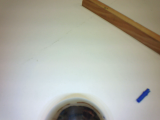
#> input picture ml_data/victims/victims/1651948190.4058802.png, 160 x 120 px, given in place of 1651946284.400168.png, which was not available
$ python create_regions.py
#> lines starting #> are read from the running program, lines starting #| are printed output that depends on the picture; pictures that were not available may be replaced by others from this repository, and a replacement may not be noted
import cv2
import os
import numpy as np

# Input are 640x480 rgb images in folder and CSV file
# Output are 16 40x480 regions organized into folders

VICTIMS_IN = "../../ml_data/victims/victims"
NO_VICTIMS_IN = "../../ml_data/victims/no_victims"
CSV_PATH = "out.csv"

LIVING_VICTIM_OUT = "../../ml_data/victims/input_regions/living"
DEAD_VICTIM_OUT = "../../ml_data/victims/input_regions/dead"
NO_VICTIM_OUT = "../../ml_data/victims/input_regions/no_victim"

EMPTY_REGION = np.ones((480, 40), dtype=np.uint8) * 255

with open(CSV_PATH, "r") as f:
#> (reads scripts/victim_ml/out.csv from the repository)
	for row in f.readlines():
		cols = row.split(',')

		image = cv2.imread(VICTIMS_IN + "/" + cols[0])
#> image is the input picture: shape (120, 160, 3); mean B, G, R 163.2, 173.5, 174.1
		image = cv2.cvtColor(image, cv2.COLOR_BGR2GRAY)
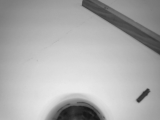
#> image: shape (120, 160); min 23, max 234, mean 172.5

		last_region = EMPTY_REGION.copy()
		next_region = image[0:480, 40:80]
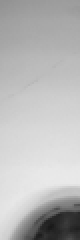
#> next_region: shape (120, 40) (shown 2 times larger); min 24, max 233, mean 185.1

		for x in range(16):
			region_xmin = x*40
			region_xmax = (x+1)*40
			region = image[0:480, region_xmin:region_xmax]

			has_victim = False
			dead = False

			for i in range(int(cols[1])):
				j = 2 + i*5
				xmin = float(cols[j + 1])
				xmax = float(cols[j + 3])
				dead = (int(cols[j]) == 1)

				if (xmin < region_xmin < xmax) or (xmin < region_xmax < xmax):
					has_victim = True
					break

			filename = cols[0][:-4] + "_" + str(x) + ".png"
			output_dir = NO_VICTIM_OUT

			composite_region = None

			if has_victim:
				composite_region = np.concatenate((last_region, region, next_region), axis=1)
				if dead:
					output_dir = DEAD_VICTIM_OUT
				else:
					output_dir = LIVING_VICTIM_OUT
			else:
				flipped_region = np.flip(region, axis=1)
				composite_region = np.concatenate((flipped_region, region.copy(), flipped_region.copy()), axis=1)

			print(output_dir + "/" + filename)

			cv2.imwrite(output_dir + "/" + filename, region)

			last_region = region
			if(x == 14):
				next_region = EMPTY_REGION.copy()
			else:
				next_region = image[0:480, (x+2)*40:(x+3)*40]
#> this loop made 16 passes
#> pass 1, `region = image[0:480, region_xmin:region_xmax]`:
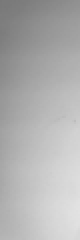
#> region: shape (120, 40) (shown 2 times larger); min 120, max 227, mean 176.7
#> pass 1, `flipped_region = np.flip(region, axis=1)`:
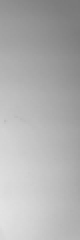
#> flipped_region: shape (120, 40) (shown 2 times larger); min 120, max 227, mean 176.7
#> pass 1, `composite_region = np.concatenate((flipped_region, region.copy(), flip..`:
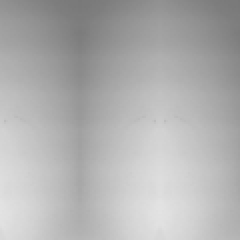
#> composite_region: shape (120, 120) (shown 2 times larger); min 120, max 227, mean 176.7
#> pass 1, `next_region = image[0:480, (x+2)*40:(x+3)*40]`:
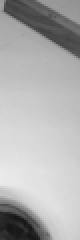
#> next_region: shape (120, 40) (shown 2 times larger); min 23, max 234, mean 176
#> pass 2 of the loop `for row in f.readlines():`:
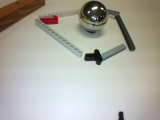
#> input picture ml_data/victims/victims/1651948332.8038914.png, 160 x 120 px, given in place of 1651946304.801748.png, which was not available
#> image is the input picture: shape (120, 160, 3); mean B, G, R 163.4, 173.2, 174.1
#> image: shape (120, 160)
#> the loop `for x in range(16):` made 16 passes
#> pass 1, `composite_region = np.concatenate((flipped_region, region.copy(), flip..`:
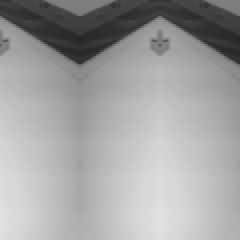
#> composite_region: shape (120, 120) (shown 2 times larger); min 39, max 225, mean 161.9
#> pass 1, `next_region = image[0:480, (x+2)*40:(x+3)*40]`:
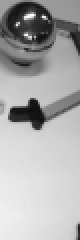
#> next_region: shape (120, 40) (shown 2 times larger); min 15, max 254, mean 172.2
#> (the run stopped early here; a loop or call above may not have finished)
